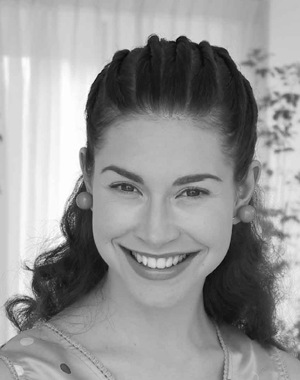
%> input picture komputerowePrzetwarzanieObrazu/zaj4/portret.jpg, 300 x 380 px
$ octave p6.m   (GNU Octave 9; MATLAB toolbox functions it lacks are replaced by stand-ins)
%> lines starting %> are read from the running program, lines starting %| are printed output that depends on the picture
L1 = imread('portret.jpg');
%> L1 is the input picture: size 380x300 uint8; min 5, max 255, mean 149.8
figure; imshow(L1)
axis on
[m n]=size(L1);
%> m = 380; n = 300
sr = round(size(L1,2)/2);
%> sr = 150
L1_l = L1(:,1:sr);
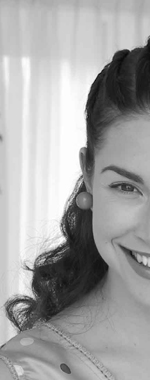
%> L1_l: size 380x150 uint8; min 9, max 255, mean 163.9
L1_r = L1(:,sr+1:end);
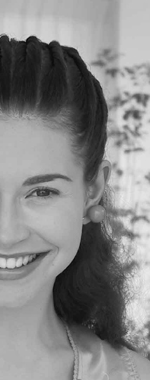
%> L1_r: size 380x150 uint8; min 5, max 237, mean 135.7
L1_rs = imresize(L1_r,[m sr*4]);
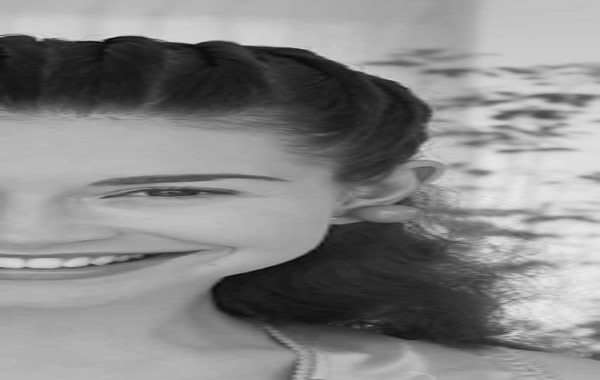
%> L1_rs: size 380x600 uint8; min 4, max 237, mean 135.7
L2 = [L1_l L1_rs];
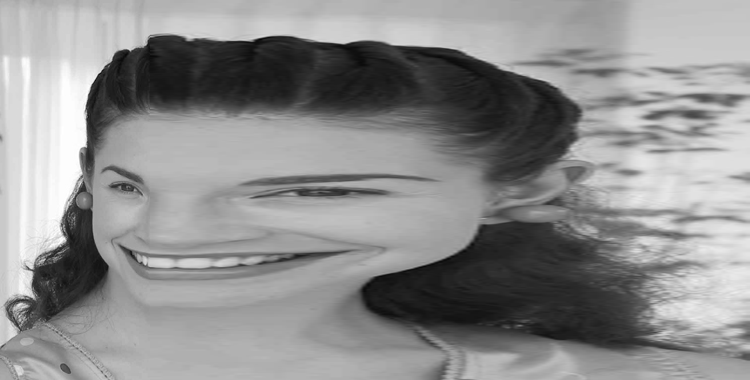
%> L2: size 380x750 uint8; min 4, max 255, mean 141.4
figure;
imshow(L2);
axis on
L2 = imresize(L2, [m n]);
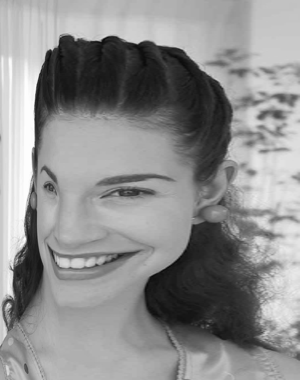
%> L2: size 380x300 uint8; min 8, max 255, mean 141.4
figure;
imshow(L2);
axis on
